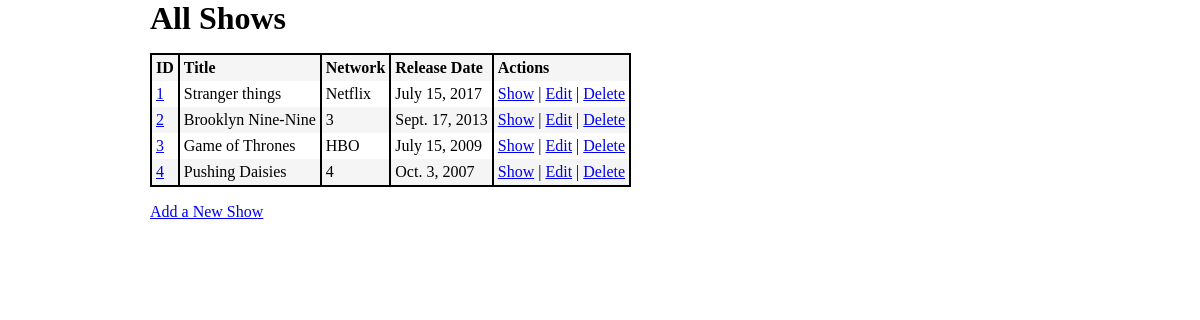
Page /shows/ on the committed database.
### shows/models.py (models this page shows)
class Show(models.Model):
    title = models.CharField(max_length=255)
    network = models.CharField(max_length=255, default="")
    release_date = models.DateField(default=now)
    desc = models.TextField(default="")
    created_at = models.DateTimeField(auto_now_add=True)
    updated_at = models.DateTimeField(auto_now=True)
    objects = ShowManager()

### shows/views.py (the view)
# urls.py: path('', views.index),
def index(request):
    context = {
        "shows": Show.objects.all(),
    }
    return render(request, 'index.html', context)

### shows/templates/index.html (shortened to what this page needs)
<!DOCTYPE html>
<html lang="en">
<head>
    {% load static %}
    <link rel="stylesheet" href="{% static 'style.css' %}">
</head>
<body>
    <h1>All Shows</h1>
    <table>
        <th>ID</th>
        <th>Title</th>
        <th>Network</th>
        <th>Release Date</th>
        <th colspan="3">Actions</th>
        {% for show in shows %}
            <tr>
                <td><a href="{{ show.id }}">{{ show.id }}</a></td>
                <td>{{ show.title }}</td>
                <td>{{ show.network }}</td>
                <td>{{ show.release_date }}</td>
                <td><a href="{{ show.id }}">Show</a> | <a href="{{ show.id }}/edit">Edit</a> | <a href="{{ show.id }}/delete">Delete</a></td>
            </tr>
        {% endfor %}
    </table>
    <a href="new">Add a New Show</a>
</body>
</html>

### shows/static/style.css (style rules this page uses)
* { margin: 0; padding: 0; }
body { margin-left: auto; margin-right: auto; width: 75%; }
table { margin: 1em 0; border: 0.15em solid black; border-collapse: collapse; }
th, td { padding: 0.25em; text-align: left; border-left: 0.15em solid black; }
tbody tr:nth-child(odd) { background-color: whitesmoke; }
table td:first-child, table th:first-child { border-left: none; }
table td:last-child, table th:last-child { border-right: 0.15em solid black; }

### rows in the picture
Show: id "1", title "Stranger things", network "Netflix", release_date "July 15, 2017"
Show: id "2", title "Brooklyn Nine-Nine", network "3", release_date "Sept. 17, 2013"
Show: id "3", title "Game of Thrones", network "HBO", release_date "July 15, 2009"
Show: id "4", title "Pushing Daisies", network "4", release_date "Oct. 3, 2007"
